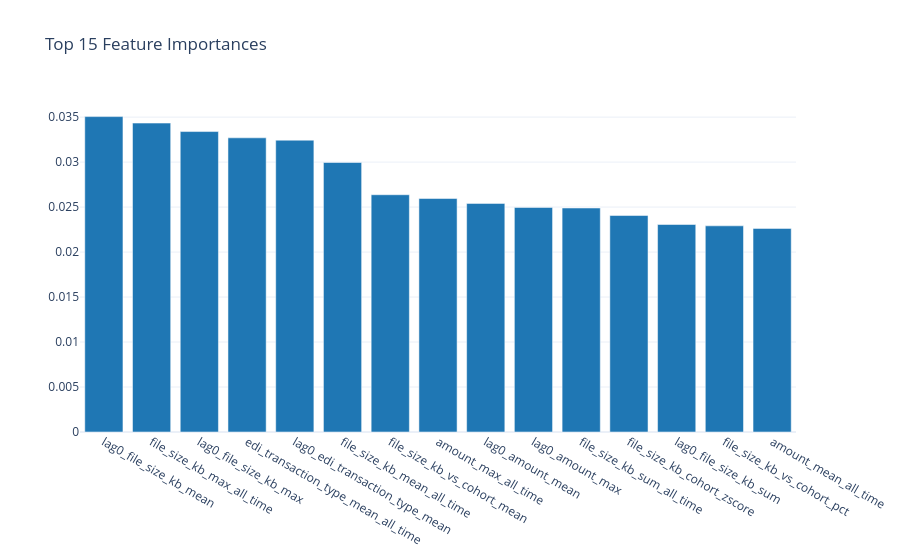

This figure's notebook cell:
### Markdown cell above
[//]: # (cr:doc name='8_4_feature_importance_random_forest' id=def19de4)
## 8.4 Feature Importance (Random Forest)

### Code cell
# @cr:code name='plot_feature_importance' id=53277937
if not _skip_modeling:
    rf_model = models["Random Forest"]
    importance_df = native_pd.DataFrame({
        "Feature": _feature_names,
        "Importance": rf_model.feature_importances_
    }).sort_values("Importance", ascending=False)

    top_n = 15
    top_features = importance_df.head(top_n)

    fig = charts.bar_chart(
        top_features["Feature"].tolist(),
        top_features["Importance"].tolist(),
        title=f"Top {top_n} Feature Importances"
    )
    display_figure(fig)

### Figure 1 — Plotly figure (JSON) as saved in the notebook; plotly's stock layout.template omitted (floating-point values rounded to 4 significant figures)
{"data": [{"marker": {"color": "#1f77b4"}, "type": "bar", "x": ["lag0_file_size_kb_mean", "file_size_kb_max_all_time", "lag0_file_size_kb_max", "edi_transaction_type_mean_all_time", "lag0_edi_transaction_type_mean", "file_size_kb_mean_all_time", "file_size_kb_vs_cohort_mean", "amount_max_all_time", "lag0_amount_mean", "lag0_amount_max", "file_size_kb_sum_all_time", "file_size_kb_cohort_zscore", "lag0_file_size_kb_sum", "file_size_kb_vs_cohort_pct", "amount_mean_all_time"], "y": [0.03506, 0.03434, 0.0334, 0.0327, 0.03244, 0.02996, 0.02637, 0.02595, 0.02541, 0.02496, 0.0249, 0.02406, 0.02306, 0.02291, 0.02263]}], "layout": {"title": {"text": "Top 15 Feature Importances"}, "xaxis": {"title": {}}, "yaxis": {"title": {}}}}
